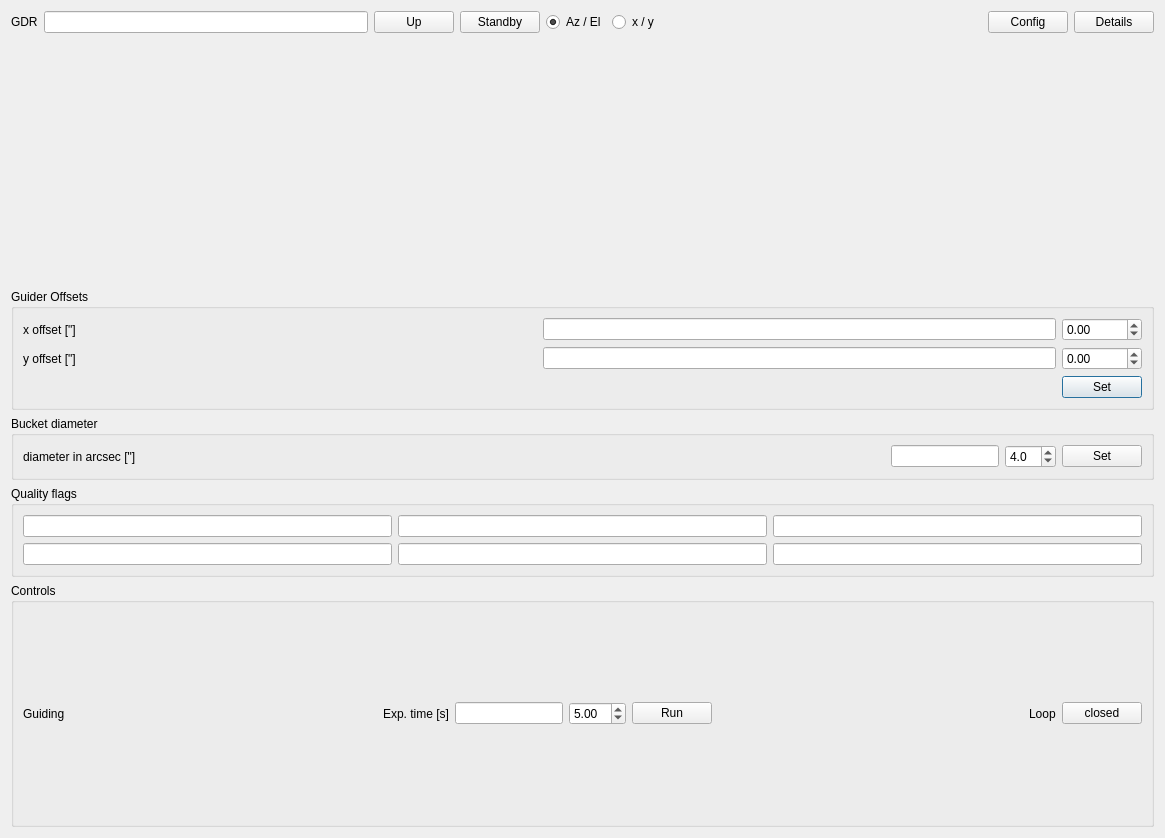
<?xml version="1.0" encoding="UTF-8"?>
<ui version="4.0">
 <class>Dialog</class>
 <widget class="QDialog" name="Dialog">
  <property name="geometry">
   <rect>
    <x>0</x>
    <y>0</y>
    <width>1165</width>
    <height>838</height>
   </rect>
  </property>
  <property name="sizePolicy">
   <sizepolicy hsizetype="MinimumExpanding" vsizetype="Preferred">
    <horstretch>0</horstretch>
    <verstretch>0</verstretch>
   </sizepolicy>
  </property>
  <property name="minimumSize">
   <size>
    <width>225</width>
    <height>0</height>
   </size>
  </property>
  <property name="windowTitle">
   <string>Guider Controls</string>
  </property>
  <layout class="QVBoxLayout" name="verticalLayout_3">
   <item>
    <layout class="QHBoxLayout" name="horizontalLayout_2">
     <item>
      <widget class="QLabel" name="label_10">
       <property name="text">
        <string>GDR</string>
       </property>
      </widget>
     </item>
     <item>
      <widget class="QLineEdit" name="stateEdit"/>
     </item>
     <item>
      <widget class="QPushButton" name="gdronoffButton">
       <property name="minimumSize">
        <size>
         <width>50</width>
         <height>0</height>
        </size>
       </property>
       <property name="text">
        <string>Up</string>
       </property>
       <property name="checkable">
        <bool>true</bool>
       </property>
       <property name="autoDefault">
        <bool>false</bool>
       </property>
       <property name="default">
        <bool>false</bool>
       </property>
       <property name="flat">
        <bool>false</bool>
       </property>
      </widget>
     </item>
     <item>
      <widget class="QPushButton" name="standbyButton">
       <property name="text">
        <string>Standby</string>
       </property>
       <property name="autoDefault">
        <bool>false</bool>
       </property>
      </widget>
     </item>
     <item>
      <layout class="QHBoxLayout" name="horizontalLayout_7">
       <item>
        <widget class="QRadioButton" name="azelRadioButton">
         <property name="text">
          <string>Az / El</string>
         </property>
         <property name="checked">
          <bool>true</bool>
         </property>
        </widget>
       </item>
       <item>
        <widget class="QRadioButton" name="xyRadioButton">
         <property name="text">
          <string>x / y</string>
         </property>
        </widget>
       </item>
      </layout>
     </item>
     <item>
      <spacer name="horizontalSpacer_8">
       <property name="orientation">
        <enum>Qt::Horizontal</enum>
       </property>
       <property name="sizeHint" stdset="0">
        <size>
         <width>40</width>
         <height>20</height>
        </size>
       </property>
      </spacer>
     </item>
     <item>
      <widget class="QPushButton" name="configButton">
       <property name="text">
        <string>Config</string>
       </property>
       <property name="autoDefault">
        <bool>false</bool>
       </property>
      </widget>
     </item>
     <item>
      <widget class="QPushButton" name="detailsButton">
       <property name="text">
        <string>Details</string>
       </property>
       <property name="autoDefault">
        <bool>false</bool>
       </property>
      </widget>
     </item>
    </layout>
   </item>
   <item>
    <layout class="QGridLayout" name="gridLayout_4">
     <property name="topMargin">
      <number>0</number>
     </property>
     <property name="rightMargin">
      <number>0</number>
     </property>
     <property name="bottomMargin">
      <number>0</number>
     </property>
     <property name="spacing">
      <number>6</number>
     </property>
     <item row="0" column="0">
      <widget class="MatplotlibWidget5" name="focusMplwidget" native="true">
       <property name="font">
        <font>
         <pointsize>13</pointsize>
         <kerning>true</kerning>
        </font>
       </property>
      </widget>
     </item>
     <item row="0" column="1">
      <widget class="MatplotlibWidget5" name="rotMplwidget" native="true"/>
     </item>
     <item row="1" column="0">
      <widget class="MatplotlibWidget5" name="bcountsMplwidget" native="true"/>
     </item>
     <item row="1" column="1">
      <widget class="MatplotlibWidget5" name="azelMplwidget" native="true"/>
     </item>
    </layout>
   </item>
   <item>
    <layout class="QHBoxLayout" name="horizontalLayout_8">
     <item>
      <layout class="QVBoxLayout" name="verticalLayout_2">
       <item>
        <layout class="QHBoxLayout" name="horizontalLayout_6">
         <item>
          <widget class="QGroupBox" name="groupBox">
           <property name="sizePolicy">
            <sizepolicy hsizetype="Minimum" vsizetype="Preferred">
             <horstretch>0</horstretch>
             <verstretch>0</verstretch>
            </sizepolicy>
           </property>
           <property name="minimumSize">
            <size>
             <width>200</width>
             <height>0</height>
            </size>
           </property>
           <property name="title">
            <string>Guider Offsets</string>
           </property>
           <layout class="QGridLayout" name="gridLayout">
            <item row="0" column="0">
             <widget class="QLabel" name="label">
              <property name="text">
               <string>x offset [&quot;]</string>
              </property>
             </widget>
            </item>
            <item row="0" column="1">
             <widget class="QLineEdit" name="xoffsetEdit">
              <property name="sizePolicy">
               <sizepolicy hsizetype="Minimum" vsizetype="Fixed">
                <horstretch>0</horstretch>
                <verstretch>0</verstretch>
               </sizepolicy>
              </property>
              <property name="minimumSize">
               <size>
                <width>60</width>
                <height>0</height>
               </size>
              </property>
             </widget>
            </item>
            <item row="0" column="2">
             <widget class="QDoubleSpinBox" name="xoffsetSpinBox">
              <property name="minimumSize">
               <size>
                <width>60</width>
                <height>0</height>
               </size>
              </property>
              <property name="minimum">
               <double>-99.989999999999995</double>
              </property>
             </widget>
            </item>
            <item row="1" column="0">
             <widget class="QLabel" name="label_2">
              <property name="text">
               <string>y offset [&quot;]</string>
              </property>
             </widget>
            </item>
            <item row="1" column="1">
             <widget class="QLineEdit" name="yoffsetEdit">
              <property name="sizePolicy">
               <sizepolicy hsizetype="Minimum" vsizetype="Fixed">
                <horstretch>0</horstretch>
                <verstretch>0</verstretch>
               </sizepolicy>
              </property>
              <property name="minimumSize">
               <size>
                <width>60</width>
                <height>0</height>
               </size>
              </property>
             </widget>
            </item>
            <item row="1" column="2">
             <widget class="QDoubleSpinBox" name="yoffsetSpinBox">
              <property name="minimumSize">
               <size>
                <width>60</width>
                <height>0</height>
               </size>
              </property>
              <property name="minimum">
               <double>-99.989999999999995</double>
              </property>
             </widget>
            </item>
            <item row="2" column="0">
             <spacer name="horizontalSpacer">
              <property name="orientation">
               <enum>Qt::Horizontal</enum>
              </property>
              <property name="sizeHint" stdset="0">
               <size>
                <width>45</width>
                <height>20</height>
               </size>
              </property>
             </spacer>
            </item>
            <item row="2" column="1">
             <spacer name="horizontalSpacer_2">
              <property name="orientation">
               <enum>Qt::Horizontal</enum>
              </property>
              <property name="sizeHint" stdset="0">
               <size>
                <width>30</width>
                <height>20</height>
               </size>
              </property>
             </spacer>
            </item>
            <item row="2" column="2">
             <widget class="QPushButton" name="offsetButton">
              <property name="sizePolicy">
               <sizepolicy hsizetype="Minimum" vsizetype="Fixed">
                <horstretch>0</horstretch>
                <verstretch>0</verstretch>
               </sizepolicy>
              </property>
              <property name="minimumSize">
               <size>
                <width>60</width>
                <height>0</height>
               </size>
              </property>
              <property name="text">
               <string>Set</string>
              </property>
             </widget>
            </item>
           </layout>
          </widget>
         </item>
        </layout>
       </item>
       <item>
        <widget class="QGroupBox" name="groupBox_6">
         <property name="title">
          <string>Bucket diameter</string>
         </property>
         <layout class="QHBoxLayout" name="horizontalLayout_9">
          <item>
           <widget class="QLabel" name="label_24">
            <property name="text">
             <string>diameter in arcsec [&quot;]</string>
            </property>
           </widget>
          </item>
          <item>
           <widget class="QLineEdit" name="bucketsizeEdit">
            <property name="sizePolicy">
             <sizepolicy hsizetype="Fixed" vsizetype="Fixed">
              <horstretch>0</horstretch>
              <verstretch>0</verstretch>
             </sizepolicy>
            </property>
            <property name="minimumSize">
             <size>
              <width>75</width>
              <height>0</height>
             </size>
            </property>
           </widget>
          </item>
          <item>
           <widget class="QDoubleSpinBox" name="bucketsizeSpinBox">
            <property name="sizePolicy">
             <sizepolicy hsizetype="Fixed" vsizetype="Fixed">
              <horstretch>0</horstretch>
              <verstretch>0</verstretch>
             </sizepolicy>
            </property>
            <property name="decimals">
             <number>1</number>
            </property>
            <property name="maximum">
             <double>20.000000000000000</double>
            </property>
            <property name="value">
             <double>4.000000000000000</double>
            </property>
           </widget>
          </item>
          <item>
           <widget class="QPushButton" name="bucketsizeButton">
            <property name="sizePolicy">
             <sizepolicy hsizetype="Fixed" vsizetype="Fixed">
              <horstretch>0</horstretch>
              <verstretch>0</verstretch>
             </sizepolicy>
            </property>
            <property name="text">
             <string>Set</string>
            </property>
            <property name="autoDefault">
             <bool>false</bool>
            </property>
           </widget>
          </item>
         </layout>
        </widget>
       </item>
       <item>
        <widget class="QGroupBox" name="groupBox_5">
         <property name="title">
          <string>Quality flags</string>
         </property>
         <layout class="QGridLayout" name="gridLayout_2">
          <item row="0" column="0">
           <widget class="QLineEdit" name="aperokEdit">
            <property name="text">
             <string/>
            </property>
           </widget>
          </item>
          <item row="0" column="1">
           <widget class="QLineEdit" name="cennoiseokEdit">
            <property name="text">
             <string/>
            </property>
           </widget>
          </item>
          <item row="0" column="2">
           <widget class="QLineEdit" name="fwhmokEdit">
            <property name="text">
             <string/>
            </property>
           </widget>
          </item>
          <item row="1" column="0">
           <widget class="QLineEdit" name="starsokEdit">
            <property name="text">
             <string/>
            </property>
           </widget>
          </item>
          <item row="1" column="1">
           <widget class="QLineEdit" name="bucketokEdit">
            <property name="text">
             <string/>
            </property>
           </widget>
          </item>
          <item row="1" column="2">
           <widget class="QLineEdit" name="fwhmnoiseokEdit">
            <property name="text">
             <string/>
            </property>
           </widget>
          </item>
         </layout>
        </widget>
       </item>
      </layout>
     </item>
    </layout>
   </item>
   <item>
    <widget class="QGroupBox" name="groupBox_4">
     <property name="title">
      <string>Controls</string>
     </property>
     <layout class="QHBoxLayout" name="horizontalLayout">
      <item>
       <widget class="QLabel" name="label_8">
        <property name="text">
         <string>Guiding</string>
        </property>
       </widget>
      </item>
      <item>
       <spacer name="horizontalSpacer_13">
        <property name="orientation">
         <enum>Qt::Horizontal</enum>
        </property>
        <property name="sizeHint" stdset="0">
         <size>
          <width>40</width>
          <height>20</height>
         </size>
        </property>
       </spacer>
      </item>
      <item>
       <widget class="QLabel" name="label_19">
        <property name="text">
         <string>Exp. time [s]</string>
        </property>
       </widget>
      </item>
      <item>
       <widget class="QLineEdit" name="exptime1Edit">
        <property name="sizePolicy">
         <sizepolicy hsizetype="Minimum" vsizetype="Fixed">
          <horstretch>0</horstretch>
          <verstretch>0</verstretch>
         </sizepolicy>
        </property>
        <property name="minimumSize">
         <size>
          <width>60</width>
          <height>0</height>
         </size>
        </property>
        <property name="text">
         <string/>
        </property>
       </widget>
      </item>
      <item>
       <widget class="QDoubleSpinBox" name="exptime1SpinBox">
        <property name="singleStep">
         <double>0.500000000000000</double>
        </property>
        <property name="value">
         <double>5.000000000000000</double>
        </property>
       </widget>
      </item>
      <item>
       <widget class="QPushButton" name="enableButton">
        <property name="text">
         <string>Run</string>
        </property>
        <property name="autoDefault">
         <bool>false</bool>
        </property>
       </widget>
      </item>
      <item>
       <spacer name="horizontalSpacer_4">
        <property name="orientation">
         <enum>Qt::Horizontal</enum>
        </property>
        <property name="sizeHint" stdset="0">
         <size>
          <width>40</width>
          <height>20</height>
         </size>
        </property>
       </spacer>
      </item>
      <item>
       <widget class="QLabel" name="label_9">
        <property name="text">
         <string>Loop</string>
        </property>
       </widget>
      </item>
      <item>
       <widget class="QPushButton" name="loopButton">
        <property name="text">
         <string>closed</string>
        </property>
        <property name="autoDefault">
         <bool>false</bool>
        </property>
       </widget>
      </item>
     </layout>
     <zorder>label_19</zorder>
     <zorder>exptime1Edit</zorder>
     <zorder>exptime1SpinBox</zorder>
     <zorder>label_8</zorder>
     <zorder>horizontalSpacer_13</zorder>
     <zorder>enableButton</zorder>
     <zorder>loopButton</zorder>
     <zorder>horizontalSpacer_4</zorder>
     <zorder>label_9</zorder>
    </widget>
   </item>
  </layout>
 </widget>
 <customwidgets>
  <customwidget>
   <class>MatplotlibWidget5</class>
   <extends>QWidget</extends>
   <header>matplotlibwidget5</header>
  </customwidget>
 </customwidgets>
 <resources/>
 <connections>
  <connection>
   <sender>gdronoffButton</sender>
   <signal>toggled(bool)</signal>
   <receiver>Dialog</receiver>
   <slot>on_gdr_onoff(bool)</slot>
   <hints>
    <hint type="sourcelabel">
     <x>276</x>
     <y>36</y>
    </hint>
    <hint type="destinationlabel">
     <x>812</x>
     <y>11</y>
    </hint>
   </hints>
  </connection>
  <connection>
   <sender>offsetButton</sender>
   <signal>clicked()</signal>
   <receiver>Dialog</receiver>
   <slot>on_set_offsets()</slot>
   <hints>
    <hint type="sourcelabel">
     <x>201</x>
     <y>557</y>
    </hint>
    <hint type="destinationlabel">
     <x>786</x>
     <y>211</y>
    </hint>
   </hints>
  </connection>
  <connection>
   <sender>enableButton</sender>
   <signal>toggled(bool)</signal>
   <receiver>Dialog</receiver>
   <slot>on_enable(bool)</slot>
   <hints>
    <hint type="sourcelabel">
     <x>697</x>
     <y>811</y>
    </hint>
    <hint type="destinationlabel">
     <x>947</x>
     <y>696</y>
    </hint>
   </hints>
  </connection>
  <connection>
   <sender>standbyButton</sender>
   <signal>toggled(bool)</signal>
   <receiver>Dialog</receiver>
   <slot>on_standby(bool)</slot>
   <hints>
    <hint type="sourcelabel">
     <x>361</x>
     <y>36</y>
    </hint>
    <hint type="destinationlabel">
     <x>611</x>
     <y>1</y>
    </hint>
   </hints>
  </connection>
  <connection>
   <sender>detailsButton</sender>
   <signal>clicked()</signal>
   <receiver>Dialog</receiver>
   <slot>on_details()</slot>
   <hints>
    <hint type="sourcelabel">
     <x>1020</x>
     <y>36</y>
    </hint>
    <hint type="destinationlabel">
     <x>947</x>
     <y>75</y>
    </hint>
   </hints>
  </connection>
  <connection>
   <sender>configButton</sender>
   <signal>clicked()</signal>
   <receiver>Dialog</receiver>
   <slot>on_config()</slot>
   <hints>
    <hint type="sourcelabel">
     <x>933</x>
     <y>36</y>
    </hint>
    <hint type="destinationlabel">
     <x>946</x>
     <y>43</y>
    </hint>
   </hints>
  </connection>
  <connection>
   <sender>azelRadioButton</sender>
   <signal>toggled(bool)</signal>
   <receiver>Dialog</receiver>
   <slot>on_azelxy(bool)</slot>
   <hints>
    <hint type="sourcelabel">
     <x>714</x>
     <y>34</y>
    </hint>
    <hint type="destinationlabel">
     <x>1</x>
     <y>611</y>
    </hint>
   </hints>
  </connection>
  <connection>
   <sender>loopButton</sender>
   <signal>clicked(bool)</signal>
   <receiver>Dialog</receiver>
   <slot>on_change_loop(bool)</slot>
   <hints>
    <hint type="sourcelabel">
     <x>963</x>
     <y>804</y>
    </hint>
    <hint type="destinationlabel">
     <x>1027</x>
     <y>793</y>
    </hint>
   </hints>
  </connection>
  <connection>
   <sender>bucketsizeButton</sender>
   <signal>clicked()</signal>
   <receiver>Dialog</receiver>
   <slot>on_bucketsize()</slot>
   <hints>
    <hint type="sourcelabel">
     <x>329</x>
     <y>624</y>
    </hint>
    <hint type="destinationlabel">
     <x>4</x>
     <y>563</y>
    </hint>
   </hints>
  </connection>
 </connections>
 <slots>
  <slot>on_change_tracking(bool)</slot>
  <slot>on_change_loop(bool)</slot>
  <slot>on_gdr_onoff(bool)</slot>
  <slot>on_set_offsets()</slot>
  <slot>on_set_exptime()</slot>
  <slot>on_clear_aper()</slot>
  <slot>on_config_stars()</slot>
  <slot>on_latch_aper()</slot>
  <slot>on_enable(bool)</slot>
  <slot>on_standby(bool)</slot>
  <slot>on_rotation_enabled(bool)</slot>
  <slot>on_pointing_enabled(bool)</slot>
  <slot>on_details()</slot>
  <slot>on_config()</slot>
  <slot>on_guidestar1_change(int)</slot>
  <slot>on_get_stars()</slot>
  <slot>on_guidestar2_change(int)</slot>
  <slot>on_send_offset()</slot>
  <slot>on_longslit(bool)</slot>
  <slot>on_azelxy(bool)</slot>
  <slot>on_bucketsize()</slot>
 </slots>
</ui>
